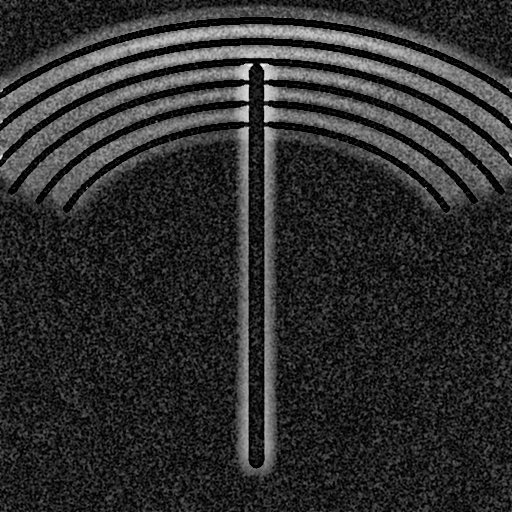
#> input picture outputs/enhanced_frame_0000_16bit.tiff, 512 x 512 px
$ python main.py --input outputs   (older library calls are emulated)
#> lines starting #> are read from the running program, lines starting #| are printed output that depends on the picture
### src/io_utils.py
from __future__ import annotations

from pathlib import Path
from typing import List, Optional, Tuple, Any
import cv2
import numpy as np

IMAGE_EXTS = {".png", ".tif", ".tiff", ".pgm", ".bmp", ".jpg", ".jpeg"}
VIDEO_EXTS = {".mp4", ".avi", ".mov", ".mkv", ".m4v"}


def _scale_to_uint16(arr: np.ndarray) -> np.ndarray:
    arr = np.asarray(arr)
    if arr.dtype == np.uint16:
        return np.ascontiguousarray(arr)
    if arr.dtype == np.uint8:
        return np.ascontiguousarray(arr.astype(np.uint16) * 257)
    af = arr.astype(np.float32)
    finite = np.isfinite(af)
    if not np.any(finite):
        return np.zeros(arr.shape, dtype=np.uint16)
    lo = float(af[finite].min())
    hi = float(af[finite].max())
    if hi <= lo:
        return np.zeros(arr.shape, dtype=np.uint16)
    af = (af - lo) * (65535.0 / (hi - lo))
    np.clip(af, 0, 65535, out=af)
    return np.ascontiguousarray(af.astype(np.uint16))


# [18 lines left out: function _scale_sequence_to_uint16, not called in this run]

def _gray(arr: np.ndarray) -> np.ndarray:
    arr = np.asarray(arr)
    if arr.ndim == 2:
        return arr
    if arr.ndim == 3 and arr.shape[-1] in (3, 4):
        code = cv2.COLOR_BGR2GRAY if arr.shape[-1] == 3 else cv2.COLOR_BGRA2GRAY
        return cv2.cvtColor(arr, code)
    raise ValueError(f"Cannot convert array with shape {arr.shape} to a grayscale frame")


def load_image(path: Path) -> np.ndarray:
    # IMREAD_UNCHANGED is essential to preserve 16-bit TIFF/PNG when present.
    img = cv2.imread(str(path), cv2.IMREAD_UNCHANGED)
    if img is None:
        raise ValueError(f"OpenCV could not read image: {path}")
    return _scale_to_uint16(_gray(img))


# [109 lines left out: functions load_dicom, _find_frame_array, load_npz, load_video, not called in this run]


def load_input(path: str, max_frames: Optional[int] = None) -> Tuple[List[np.ndarray], dict]:
    p = Path(path)
    if not p.exists():
        raise FileNotFoundError(path)

    if p.is_dir():
        files = sorted([q for q in p.iterdir() if q.suffix.lower() in IMAGE_EXTS])
        if max_frames is not None:
            files = files[:max_frames]
        if not files:
            raise ValueError(f"No supported images found in folder: {p}")
        frames = [load_image(q) for q in files]
        return frames, {"type": "image_folder", "frame_count": len(frames)}

    ext = p.suffix.lower()
    if ext == ".dcm":
        frames, meta = load_dicom(p)
        if max_frames is not None:
            frames = frames[:max_frames]
        meta["type"] = "dicom"
        meta["frame_count_loaded"] = len(frames)
        return frames, meta
    if ext == ".npz":
        frames, meta = load_npz(p)
        if max_frames is not None:
            frames = frames[:max_frames]
        meta["type"] = "npz"
        meta["frame_count_loaded"] = len(frames)
        return frames, meta
    if ext in IMAGE_EXTS:
        return [load_image(p)], {"type": "image", "frame_count": 1}
    if ext in VIDEO_EXTS:
        frames, meta = load_video(p, max_frames=max_frames)
        meta["type"] = "video"
        return frames, meta

    raise ValueError(f"Unsupported input extension: {ext}")

### src/pipeline.py
from __future__ import annotations

from dataclasses import dataclass
from typing import Optional, Tuple, Dict
import time
import cv2
import numpy as np


@dataclass
class PipelineConfig:
    """Configuration for the real-time coronary enhancement baseline.

    The fast/default path is CPU-only classical image processing. It is designed
    to be explainable and benchmarkable. Parameters should be tuned on the
    chosen angiography dataset and hardware.
    """

    gaussian_ksize: int = 3
    background_kernel: int = 31
    blackhat_kernel: int = 11
    clahe_clip_limit: float = 2.0
    clahe_grid: Tuple[int, int] = (8, 8)
    use_temporal_subtraction: bool = True
    use_translation_registration: bool = False
    percentile_normalization: bool = False
    low_percentile: float = 1.0
    high_percentile: float = 99.5
    vessel_gain: float = 1.15
    fast_clahe_8bit: bool = True


class CoronaryEnhancementPipeline:
    """Fast 16-bit coronary angiography enhancement pipeline.

    Output definitions:
      processed: anatomy/background-suppressed vessel-response image (uint16)
      enhanced: CLAHE-enhanced vessel-response image (uint16)

    The algorithm assumes contrast-filled coronary vessels appear darker than
    much of the surrounding anatomy in the input representation. If a dataset
    is inverted, invert it before processing or use DICOM MONOCHROME1 handling
    in io_utils.py.
    """

    def __init__(self, config: Optional[PipelineConfig] = None):
        self.cfg = config or PipelineConfig()
        self._validate_config()
        self._kernel = cv2.getStructuringElement(
            cv2.MORPH_ELLIPSE,
            (self.cfg.blackhat_kernel, self.cfg.blackhat_kernel),
        )
        self._clahe = cv2.createCLAHE(
            clipLimit=self.cfg.clahe_clip_limit,
            tileGridSize=self.cfg.clahe_grid,
        )
        self._reference16: Optional[np.ndarray] = None
        self._reference_den16: Optional[np.ndarray] = None

    def _validate_config(self) -> None:
        for name in ("gaussian_ksize", "background_kernel", "blackhat_kernel"):
            v = int(getattr(self.cfg, name))
            if v < 1 or v % 2 == 0:
                raise ValueError(f"{name} must be a positive odd integer; got {v}")
        if not (0 <= self.cfg.low_percentile < self.cfg.high_percentile <= 100):
            raise ValueError("Percentiles must satisfy 0 <= low < high <= 100")

    @staticmethod
    def _as_gray(frame: np.ndarray) -> np.ndarray:
        if frame.ndim == 2:
            return frame
        if frame.ndim == 3 and frame.shape[-1] in (3, 4):
            code = cv2.COLOR_BGR2GRAY if frame.shape[-1] == 3 else cv2.COLOR_BGRA2GRAY
            return cv2.cvtColor(frame, code)
        raise ValueError(f"Expected grayscale or BGR/BGRA frame; got shape={frame.shape}")

    @staticmethod
    def to_uint16(frame: np.ndarray) -> np.ndarray:
        """Convert an image to uint16 without assuming an 8-bit input range."""
        x = CoronaryEnhancementPipeline._as_gray(np.asarray(frame))
        if x.dtype == np.uint16:
            return np.ascontiguousarray(x)
        if x.dtype == np.uint8:
            return np.ascontiguousarray(x.astype(np.uint16) * 257)

        xf = x.astype(np.float32, copy=False)
        finite = np.isfinite(xf)
        if not np.any(finite):
            return np.zeros(x.shape, dtype=np.uint16)
        lo = float(np.min(xf[finite]))
        hi = float(np.max(xf[finite]))
        if hi <= lo:
            return np.zeros(x.shape, dtype=np.uint16)
        out = (xf - lo) * (65535.0 / (hi - lo))
        np.clip(out, 0.0, 65535.0, out=out)
        return np.ascontiguousarray(out.astype(np.uint16))

    # [18 lines left out: function normalize16, not called in this run]

    def _denoise(self, frame16: np.ndarray) -> np.ndarray:
        return cv2.GaussianBlur(
            frame16,
            (self.cfg.gaussian_ksize, self.cfg.gaussian_ksize),
            sigmaX=0,
            borderType=cv2.BORDER_REPLICATE,
        )

    def set_reference(self, reference_frame: Optional[np.ndarray]) -> None:
        """Set a pre-contrast/reference cine frame for temporal subtraction.

        A good reference is a frame where contrast-filled arteries are minimal.
        Static ribs/spine/lung structures then cancel more effectively.
        """
        if reference_frame is None:
            self._reference16 = None
            self._reference_den16 = None
            return
        # Keep the reference in the same native uint16 intensity scale as the
        # cine sequence. Per-frame normalization would corrupt temporal subtraction.
        ref = self.to_uint16(reference_frame)
        self._reference16 = ref
        self._reference_den16 = self._denoise(ref)

    # [20 lines left out: function _translation_align, not called in this run]

    def process_frame(self, frame: np.ndarray) -> Tuple[np.ndarray, np.ndarray, Dict[str, float]]:
        """Process one frame and return (processed16, enhanced16, stage_ms)."""
        stage: Dict[str, float] = {}
        t0 = time.perf_counter_ns()

        # For temporal subtraction, preserve the cine sequence's common native
        # uint16 scale. For isolated images, normalize per image for robustness.
        if self.cfg.use_temporal_subtraction and self._reference_den16 is not None:
            norm = self.to_uint16(frame)
        else:
            norm = self.normalize16(frame)
        t1 = time.perf_counter_ns()
        stage["normalize_ms"] = (t1 - t0) / 1e6

        den = self._denoise(norm)
        t2 = time.perf_counter_ns()
        stage["denoise_ms"] = (t2 - t1) / 1e6

        # 1) Suppress slowly varying background (lungs/soft tissue illumination)
        #    and emphasize dark local structures.
        # Fast box filtering is intentionally used instead of a very wide Gaussian.
        # It estimates low-frequency background with substantially lower latency.
        smooth_bg = cv2.boxFilter(
            den,
            ddepth=-1,
            ksize=(self.cfg.background_kernel, self.cfg.background_kernel),
            normalize=True,
            borderType=cv2.BORDER_REPLICATE,
        )
        lowfreq_response = cv2.subtract(smooth_bg, den)

        # Black-hat morphology highlights dark vessel-like structures while
        # suppressing broader anatomy. A single scale is used in the real-time
        # default to protect the 36 ms latency budget.
        blackhat = cv2.morphologyEx(den, cv2.MORPH_BLACKHAT, self._kernel)
        vessel_response = cv2.max(lowfreq_response, blackhat)

        # 3) Temporal/reference subtraction: a pre-contrast reference suppresses
        #    persistent ribs/spine/lung background. This is the closest classical
        #    analogue to digital subtraction for cine sequences.
        if self.cfg.use_temporal_subtraction and self._reference_den16 is not None:
            ref_den = self._reference_den16
            if self.cfg.use_translation_registration:
                ref_den = self._translation_align(ref_den, den)
            temporal = cv2.subtract(ref_den, den)
            vessel_response = cv2.max(vessel_response, temporal)

        t3 = time.perf_counter_ns()
        stage["suppression_ms"] = (t3 - t2) / 1e6

        # Mild high-frequency boost. Keep this simple/fast for real-time use.
        soft = cv2.GaussianBlur(vessel_response, (0, 0), sigmaX=1.2)
        boosted = cv2.addWeighted(
            vessel_response,
            self.cfg.vessel_gain,
            soft,
            -(self.cfg.vessel_gain - 1.0),
            0,
        )
        processed = cv2.normalize(
            boosted, None, 0, 65535, cv2.NORM_MINMAX, dtype=cv2.CV_16U
        )
        t4 = time.perf_counter_ns()
        stage["vessel_boost_ms"] = (t4 - t3) / 1e6

        # Local contrast enhancement. The default fast path converts only the
        # vessel-response image to 8-bit for CLAHE, then maps it back to uint16.
        # Raw input handling and the suppression pipeline remain 16-bit. This
        # significantly reduces latency on CPU. Set fast_clahe_8bit=False if
        # full 16-bit CLAHE is required and benchmark the resulting cost.
        if self.cfg.fast_clahe_8bit:
            p8 = cv2.normalize(processed, None, 0, 255, cv2.NORM_MINMAX, dtype=cv2.CV_8U)
            e8 = self._clahe.apply(p8)
            enhanced = e8.astype(np.uint16) * np.uint16(257)
        else:
            enhanced = self._clahe.apply(processed)
        t5 = time.perf_counter_ns()
        stage["clahe_ms"] = (t5 - t4) / 1e6
        stage["total_ms"] = (t5 - t0) / 1e6

        return processed, enhanced, stage


def to_display_u8(image16: np.ndarray) -> np.ndarray:
    """Convert processed uint16 to 8-bit only for display/video export."""
    x = CoronaryEnhancementPipeline.to_uint16(image16)
    return cv2.normalize(x, None, 0, 255, cv2.NORM_MINMAX, dtype=cv2.CV_8U)


def make_comparison(raw: np.ndarray, processed16: np.ndarray, enhanced16: np.ndarray) -> np.ndarray:
    raw8 = to_display_u8(raw)
    p8 = to_display_u8(processed16)
    e8 = to_display_u8(enhanced16)
    panels = []
    for img, title in ((raw8, "RAW"), (p8, "BACKGROUND SUPPRESSED"), (e8, "CORONARY ENHANCED")):
        bgr = cv2.cvtColor(img, cv2.COLOR_GRAY2BGR)
        cv2.rectangle(bgr, (0, 0), (bgr.shape[1], 28), (0, 0, 0), -1)
        cv2.putText(bgr, title, (8, 20), cv2.FONT_HERSHEY_SIMPLEX, 0.52, (255, 255, 255), 1, cv2.LINE_AA)
        panels.append(bgr)
    return cv2.hconcat(panels)

### src/benchmark.py
from __future__ import annotations

from typing import Sequence, Dict, Any
import os
import platform
import time
import cv2
import numpy as np

from .pipeline import CoronaryEnhancementPipeline


def hardware_info() -> Dict[str, Any]:
    info: Dict[str, Any] = {
        "platform": platform.platform(),
        "machine": platform.machine(),
        "processor": platform.processor() or "unknown",
        "logical_cpu_count": os.cpu_count(),
        "opencv_version": cv2.__version__,
        "opencv_cuda_device_count": int(cv2.cuda.getCudaEnabledDeviceCount()) if hasattr(cv2, "cuda") else 0,
    }
    try:
        import psutil
        info["ram_gb"] = round(psutil.virtual_memory().total / (1024**3), 2)
    except Exception:
        info["ram_gb"] = "psutil unavailable"
    return info


def benchmark(
    pipeline: CoronaryEnhancementPipeline,
    frames: Sequence[np.ndarray],
    warmup: int = 5,
) -> Dict[str, Any]:
    if not frames:
        raise ValueError("No frames to benchmark")

    # Warm-up excludes Python/OpenCV one-time initialization from measured runs.
    for i in range(min(warmup, len(frames))):
        pipeline.process_frame(frames[i])

    latencies = []
    stage_totals = {}
    t_all = time.perf_counter_ns()
    for frame in frames:
        t0 = time.perf_counter_ns()
        _, _, stages = pipeline.process_frame(frame)
        t1 = time.perf_counter_ns()
        latencies.append((t1 - t0) / 1e6)
        for k, v in stages.items():
            stage_totals.setdefault(k, []).append(v)
    t_end = time.perf_counter_ns()

    a = np.asarray(latencies, dtype=np.float64)
    total_s = (t_end - t_all) / 1e9
    result: Dict[str, Any] = {
        "frames_tested": int(len(a)),
        "height": int(frames[0].shape[0]),
        "width": int(frames[0].shape[1]),
        "dtype": str(frames[0].dtype),
        "average_latency_ms": float(a.mean()),
        "minimum_latency_ms": float(a.min()),
        "maximum_latency_ms": float(a.max()),
        "p50_latency_ms": float(np.percentile(a, 50)),
        "p95_latency_ms": float(np.percentile(a, 95)),
        "p99_latency_ms": float(np.percentile(a, 99)),
        "fps_from_average_latency": float(1000.0 / a.mean()),
        "throughput_fps_total": float(len(a) / total_s),
        "meets_36ms_maximum": bool(a.max() <= 36.0),
        "hardware": hardware_info(),
        "mean_stage_ms": {k: float(np.mean(v)) for k, v in stage_totals.items()},
    }
    return result

### main.py
from __future__ import annotations

import argparse
import json
from pathlib import Path
import sys
import cv2
import numpy as np

ROOT = Path(__file__).resolve().parent
sys.path.insert(0, str(ROOT))

from src.pipeline import PipelineConfig, CoronaryEnhancementPipeline, make_comparison, to_display_u8
from src.io_utils import load_input
from src.benchmark import benchmark


def save_u16_tiff(path: Path, image16: np.ndarray) -> None:
    path.parent.mkdir(parents=True, exist_ok=True)
    ok = cv2.imwrite(str(path), image16)
    if not ok:
        raise RuntimeError(f"Failed to write {path}")


# [12 lines left out: function save_sequence_video, not called in this run]


def main() -> None:
    ap = argparse.ArgumentParser(description="Real-time coronary angiography enhancement baseline")
    ap.add_argument("--input", required=True, help="Image, DICOM, NPZ cine, video, or folder of images")
    ap.add_argument("--output", default="outputs", help="Output directory")
    ap.add_argument("--reference-frame", type=int, default=0, help="Pre-contrast/reference frame index for cine sequences")
    ap.add_argument("--no-temporal", action="store_true", help="Disable reference-frame subtraction")
    ap.add_argument("--register", action="store_true", help="Enable translation-only reference registration (slower)")
    ap.add_argument("--percentile-normalization", action="store_true", help="More robust but slower per-frame normalization")
    ap.add_argument("--full-16bit-clahe", action="store_true", help="Use 16-bit CLAHE instead of the faster 8-bit local-contrast stage")
    ap.add_argument("--max-frames", type=int, default=None)
    ap.add_argument("--save-video", action="store_true")
    ap.add_argument("--no-benchmark", action="store_true")
    args = ap.parse_args()

    out = Path(args.output)
    out.mkdir(parents=True, exist_ok=True)

    frames, input_meta = load_input(args.input, max_frames=args.max_frames)
#> in load_image, img is the input picture: shape (512, 512) uint16; min 514, max 65535, mean 11957.6
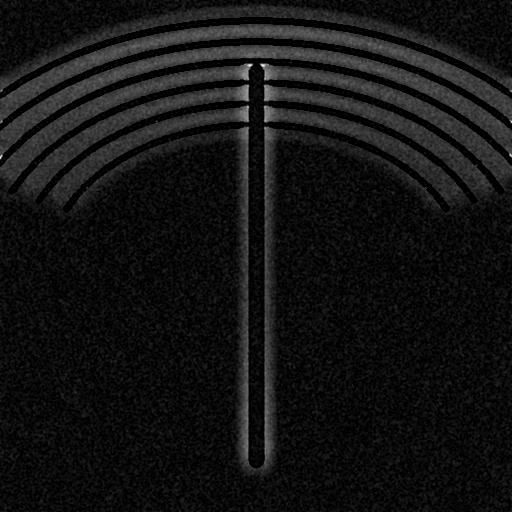
#> input picture outputs/processed_frame_0000_16bit.tiff, 512 x 512 px
#> in load_image, img is the input picture: shape (512, 512) uint16; min 0, max 65535, mean 5085.7
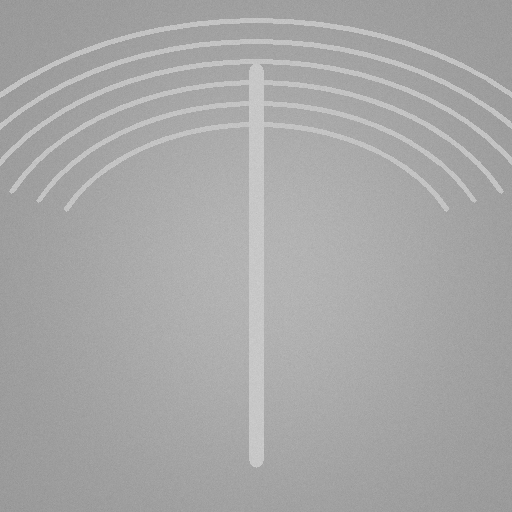
#> input picture outputs/raw_frame_0000_16bit.tiff, 512 x 512 px
#> in load_image, img is the input picture: shape (512, 512) uint16; min 37265, max 53653, mean 42915.1
#> in load_input, `frames = [load_image(q) for q in files]`: frames = 3 items
#> frames = 3 items; input_meta = {'type': 'image_folder', 'frame_count': 3}
    if not frames:
        raise RuntimeError("No frames loaded")

    cfg = PipelineConfig(
        use_temporal_subtraction=not args.no_temporal,
        use_translation_registration=args.register,
        percentile_normalization=args.percentile_normalization,
        fast_clahe_8bit=not args.full_16bit_clahe,
    )
    pipe = CoronaryEnhancementPipeline(cfg)

    ref_idx = max(0, min(args.reference_frame, len(frames) - 1))
#> ref_idx = 0
    if len(frames) > 1 and not args.no_temporal:
        pipe.set_reference(frames[ref_idx])

    comparisons = []
    first_processed = None
    first_enhanced = None
    for i, frame in enumerate(frames):
        processed, enhanced, _ = pipe.process_frame(frame)
        if i == 0:
            first_processed, first_enhanced = processed, enhanced
        if args.save_video:
            comparisons.append(make_comparison(frame, processed, enhanced))
#> this loop made 3 passes
#> (t0 in process_frame, t1 in process_frame, t2 in process_frame, t3 in process_frame, t4 in process_frame, t5 in process_frame) on passes 1 to 3: (513059255230, 513059603185, 513059951710, 513102825244, 513104182212, 513105457345), (513105622455, 513105705925, 513105995846, 513107617434, 513108603890, 513109864712), (513110003700, 513110078967, 513110314974, 513111889610, 513112830662, 513114106520)
#> pass 1, in process_frame, `smooth_bg = cv2.boxFilter( den, ddepth=-1, ksize=(self.cfg.background_..`:
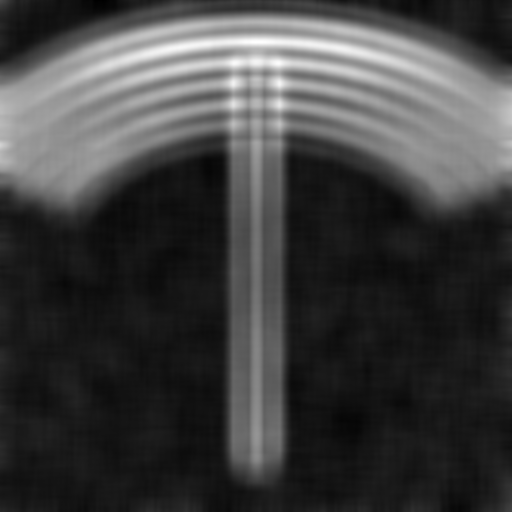
#> smooth_bg: shape (512, 512) uint16; min 5513, max 31324, mean 11973.4; drawn with min black and max white
#> pass 1, in process_frame, `lowfreq_response = cv2.subtract(smooth_bg, den)`:
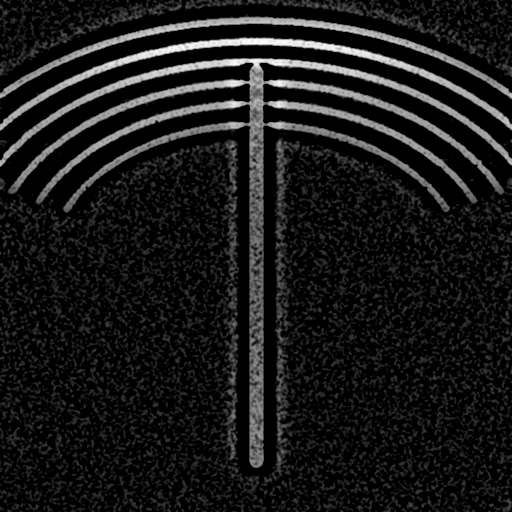
#> lowfreq_response: shape (512, 512) uint16; min 0, max 30532, mean 3006.4; drawn with min black and max white
#> pass 1, in process_frame, `blackhat = cv2.morphologyEx(den, cv2.MORPH_BLACKHAT, self._kernel)`:
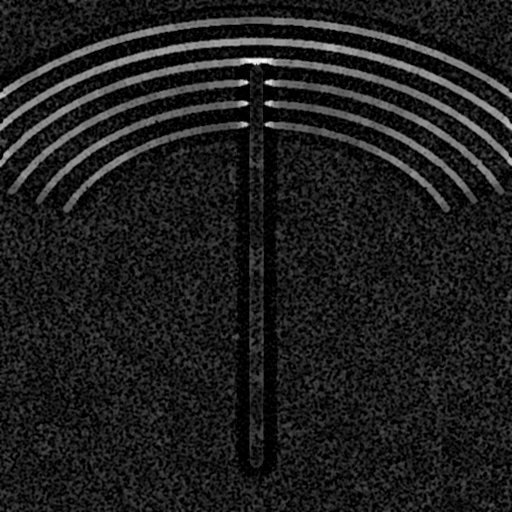
#> blackhat: shape (512, 512) uint16; min 0, max 47336, mean 5646; drawn with min black and max white
#> after the loop, comparisons = []

    # Save 16-bit TIFF examples to prove high-bit-depth processing.
    save_u16_tiff(out / "raw_frame_0000_16bit.tiff", pipe.to_uint16(frames[0]))
    save_u16_tiff(out / "processed_frame_0000_16bit.tiff", first_processed)
    save_u16_tiff(out / "enhanced_frame_0000_16bit.tiff", first_enhanced)
#> in save_u16_tiff (call 3), `ok = cv2.imwrite(str(path), image16)`:
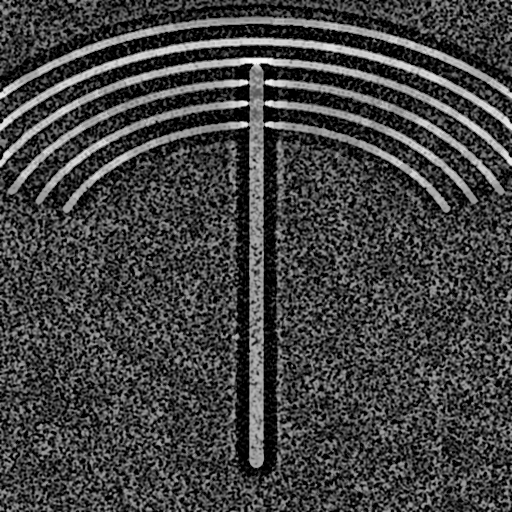
#> saved as enhanced_frame_0000_16bit.tiff: shape (512, 512) uint16; min 514, max 65535, mean 17587.1; drawn with min black and max white
    cv2.imwrite(str(out / "comparison_frame_0000.png"), make_comparison(frames[0], first_processed, first_enhanced))
#> the loop in make_comparison, `for img, title in ((raw8, "RAW"), (p8, "BACKGROUND SUPPRESSED"), (e8, ..` made 3 passes
#> title on passes 1 to 3: 'RAW', 'BACKGROUND SUPPRESSED', 'CORONARY ENHANCED'
#> after the loop in make_comparison, `for img, title in ((raw8, "RAW"), (p8, "BACKGROUND SUPPRESSED"), (e8, ..`:
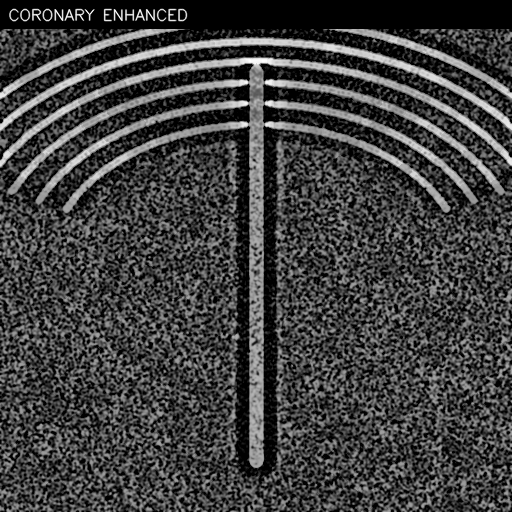
#> bgr: shape (512, 512, 3); min 0, max 255, mean 64.1
#> after the loop in make_comparison, `for img, title in ((raw8, "RAW"), (p8, "BACKGROUND SUPPRESSED"), (e8, ..`: panels = 3 items
#> (the rest of the program and of its run is left out)
